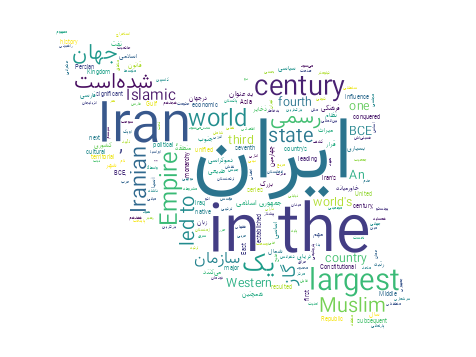

Here is the Python script that generated this plot:
from wordcloud_fa import WordCloudFa
import numpy as np
from PIL import Image

mask = np.array(Image.open("mask.png"))
wodcloud = WordCloudFa(persian_normalize=True, include_numbers=False, background_color="white", mask=mask)
wodcloud.add_stop_words(['the', 'and', 'with', 'by', 'in', 'to', 'to the', 'of', 'it', 'is', 'th', 'its', 'for'])
text = ""
with open('mixed-example.txt', 'r') as file:
    text = file.read()
wc = wodcloud.generate(text)
image = wc.to_image()
image.show()
image.save('masked-example.png')